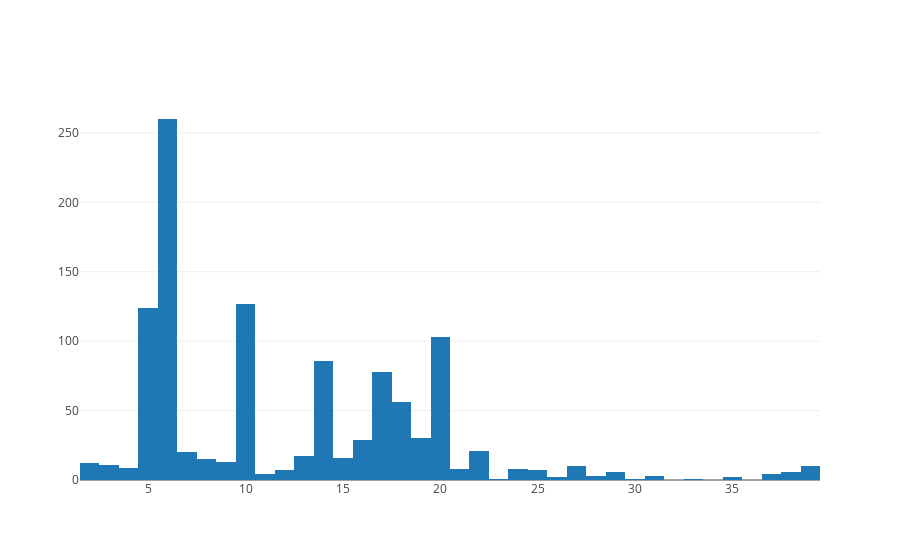

Notebook source saved alongside this figure:
### Code cell
bins = dict(start=0.5, end=40.5, size=1)
data = [go.Histogram(x=distances, xbins=bins)]

iplot(data, filename='Cysteine sequential spacing distribution')

### Figure 1 — Plotly figure (JSON) as saved in the notebook; plotly's stock layout.template omitted (floating-point values rounded to 4 significant figures; data arrays with more than 128 entries replaced by an {"elided": "..."} marker saying what was removed)
{"data": [{"type": "histogram", "x": {"elided": "1143 int values"}, "xbins": {"end": 40.5, "size": 1, "start": 0.5}}], "layout": {}}
